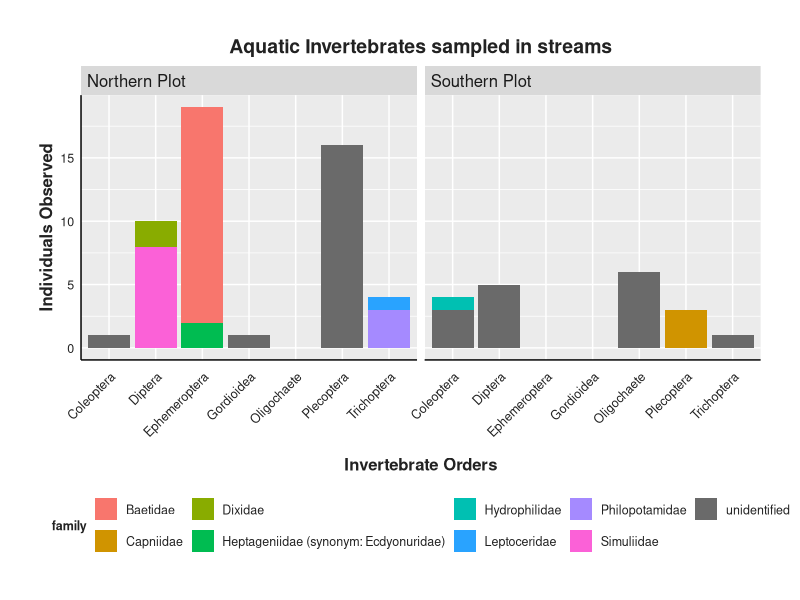
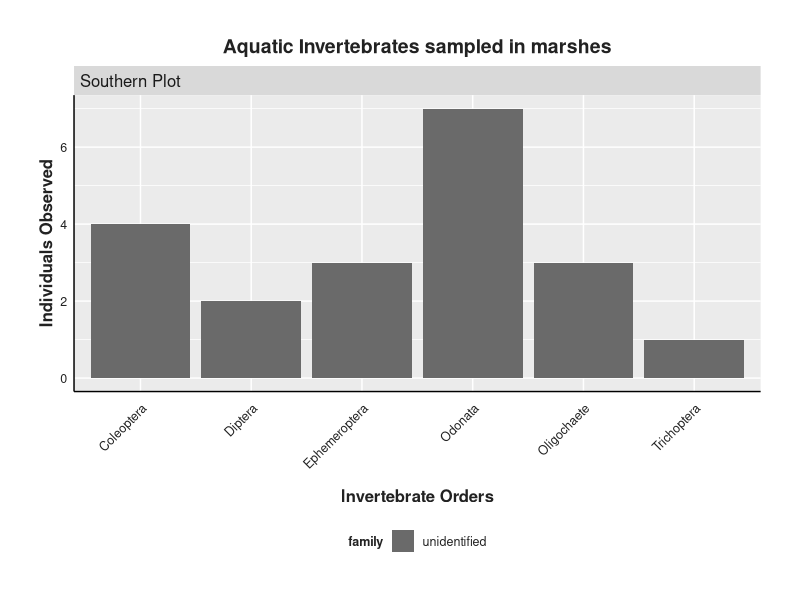
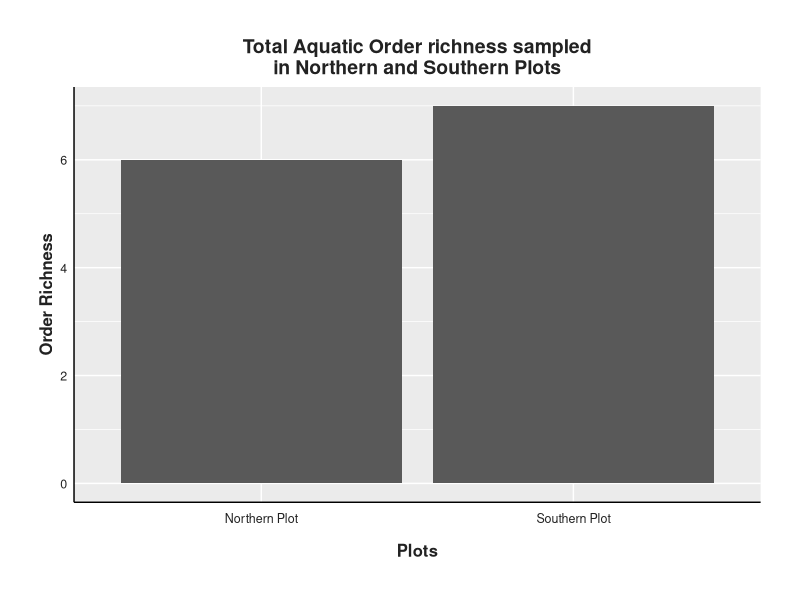

Write R code to recreate these figures, in order.
#Libraries----
library(ggplot2)
library(tidyverse)
library(stringr)

#Style----
style <- function(){ #setting the style for my plots
  font <- "Helvetica"
  theme(plot.title = element_text(family = font, size = 14, face = "bold", color = "#222222", hjust = 0.5), 
        plot.subtitle = element_text(family = font, size = 12, margin = margin(9, 0, 9, 0)), 
        plot.caption = element_blank(),
        plot.margin = unit(c(1,1,1,1), units = , "cm"),
        legend.text.align = 0, 
        legend.position = "bottom",
        legend.title = element_text(family = font, size = 9, face = "bold", color = "#222222",  hjust = 0.5), 
        legend.key = element_blank(), 
        legend.text = element_text(family = font, size = 9, color = "#222222"),
        axis.text = element_text(family = font, size = 9, color = "#222222"), 
        axis.text.x = element_text(margin = margin(5, b = 10)), 
        axis.title = element_text(family = font, size = 12, face = "bold", color = "#222222"), 
        axis.ticks = element_blank(), 
        axis.line = element_line(colour = "black"),
        strip.text = element_text(size = 12, hjust = 0))
}

#Importing raw data----
ainv<-read.csv("occurrence_dat/aquatic_inverts_occurrence.csv")#loading the aquatic inverts data
#Aquatic inverts 

ainv <-ainv %>% 
  select(eventID,individualCount,phylum,class,order,family,genus) %>% #keeping the needed columns only
  mutate(Plot = case_when( #creating a new column called plot
    grepl("^N", eventID, ignore.case = TRUE) ~ "Northern Plot", #classifying eventID with "N" as Northern Plot
    grepl("^S", eventID, ignore.case = TRUE) ~ "Southern Plot", #classifying eventID with "S" as Southern Plot
    TRUE ~ "Unknown"
  )) %>%
  mutate(family = ifelse(family == "", "unidentified", family))



Stream<-ainv %>%
  filter(str_detect(eventID, "Stream"))

Marsh<-ainv %>%
  filter(str_detect(eventID, "Marsh"))

(Stream_ab <- ggplot(Stream, aes(fill=family,y=individualCount,x=order))+ #plotting the individual birds observed per plot
    geom_bar(stat = "identity",position = "stack",orientation = "x")+
    facet_wrap(~Plot)+ #seperating the Northerna and Southern Plots for comparision
    labs(x = "Invertebrate Orders", y = "Individuals Observed", 
         title = "Aquatic Invertebrates sampled in streams")+
    style()+
    scale_fill_manual(values = c("Baetidae" = "#f8766d", 
                                 "Heptageniidae (synonym: Ecdyonuridae)" = "#00bc51",
                                 "Philopotamidae" = "#a58aff",
                                 "Simuliidae" = "#fb61d7",
                                 "unidentified" = "#6a6a6a",
                                 "Dixidae" = "#89ac00",
                                 "Leptoceridae" = "#29a3ff",
                                 "Capniidae" = "#d09400",
                                 "Hydrophilidae" = "#00c0b2"))+
    theme(axis.text.x = element_text(angle = 45, hjust = 1)))




(Marsh_ab <- ggplot(Marsh, aes(fill=family,y=individualCount,x=order))+ #plotting the individual birds observed per plot
    geom_bar(stat = "identity",position = "stack",orientation = "x")+
    facet_wrap(~Plot)+ #seperating the Northerna and Southern Plots for comparision
    labs(x = "Invertebrate Orders", y = "Individuals Observed", 
         title = "Aquatic Invertebrates sampled in marshes")+
    style()+
    scale_fill_manual(values = c("unidentified" = "#6a6a6a"))+
    theme(axis.text.x = element_text(angle = 45, hjust = 1)))


ainv_total_rich <- ainv %>% 
  distinct(order,Plot) %>% 
  mutate(richness=1)

(Ainv_total_rich <- ggplot(ainv_total_rich, aes(y=richness, x=Plot))+#Plotting the species richness by point count
    geom_bar(stat = "identity",orientation = "x")+
    labs(x = "Plots", y = "Order Richness", 
         title = "Total Aquatic Order richness sampled\nin Northern and Southern Plots")+
    style())
